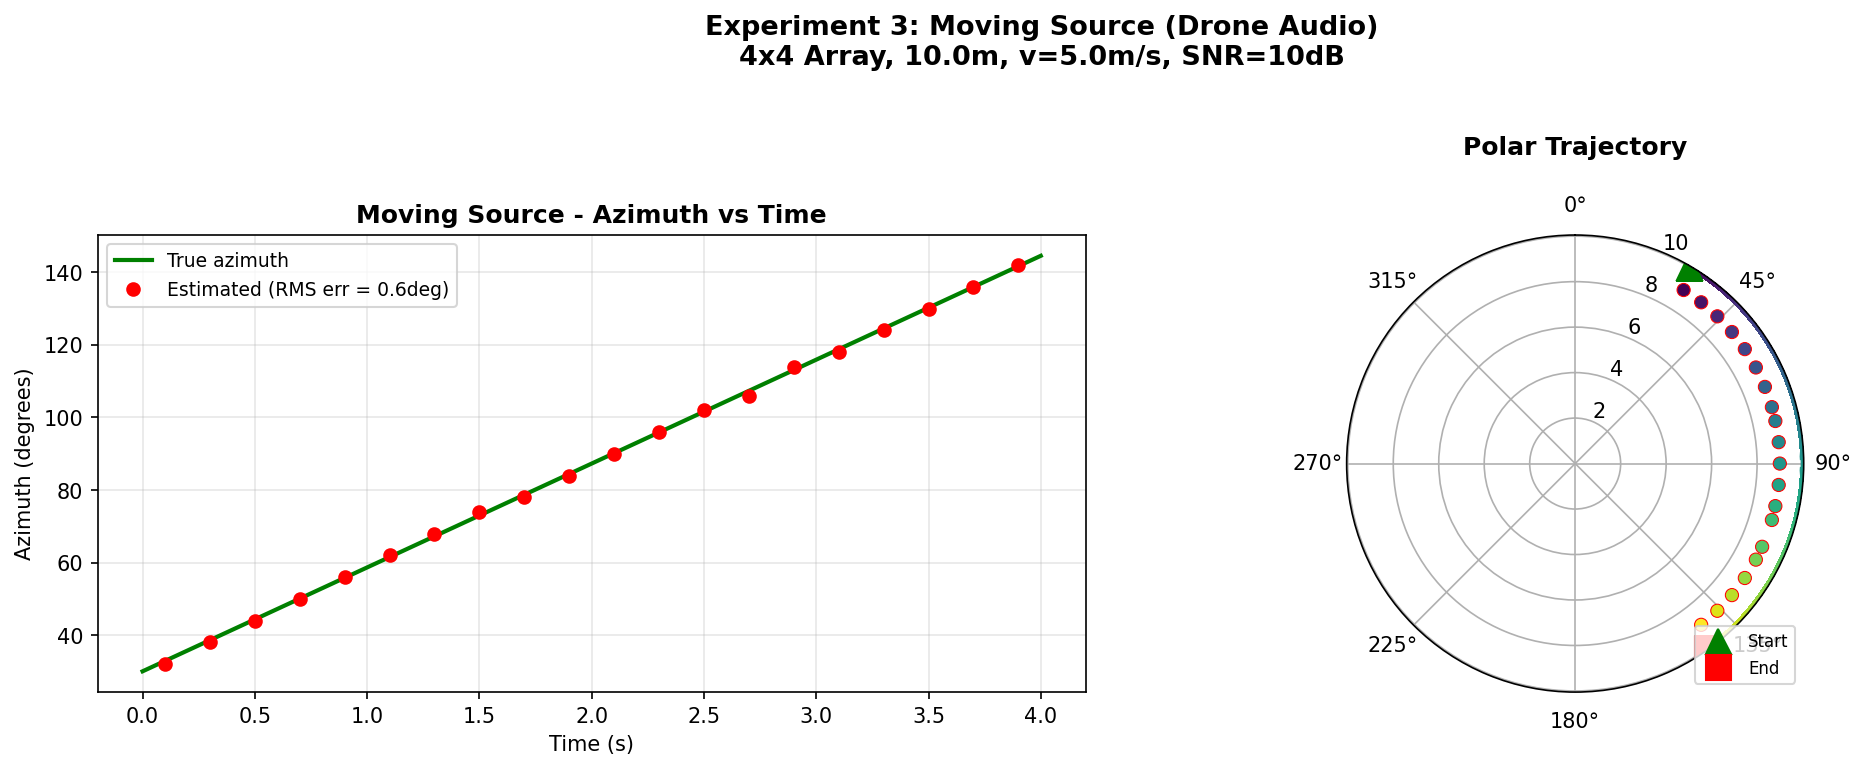

Here is the Python script that generated this plot:
"""
Experiment 3: Single Moving Source

Single drone audio source starting at 30deg, 10m, moving at 5 m/s tangential
velocity. Uses real drone WAV recording as the source signal.
Processes signal in 0.2s windows and tracks azimuth over time.
Generates azimuth-vs-time + polar trajectory (1x2 figure).
"""

import numpy as np
import matplotlib.pyplot as plt
import os

from sim_common import (
    load_source_wav, get_mic_positions_4x4, beamforming_scan, detect_peaks,
    SOURCE_AZIMUTH_INITIAL, SOURCE_DISTANCE, SOURCE_VELOCITY, SNR_DB,
    MIC_SPACING, SIMULATION_DURATION, TIME_WINDOW, SAMPLE_RATE, CHANNELS,
    SPEED_OF_SOUND
)


def simulate_moving_source(duration, initial_azimuth_deg, distance, velocity):
    """
    Simulate a source moving at constant tangential velocity around the array.

    Uses the real drone WAV recording as source signal.
    The source stays at constant distance and sweeps in azimuth.
    Angular velocity = velocity / distance (rad/s).

    Returns:
        time_axis: Time vector
        mic_signals: [samples, channels]
        true_azimuths: True azimuth at each sample
    """
    mic_positions = get_mic_positions_4x4()
    num_samples = int(duration * SAMPLE_RATE)
    t = np.linspace(0, duration, num_samples, endpoint=False)

    # Angular velocity in deg/s
    angular_velocity = np.degrees(velocity / distance)
    true_azimuths = initial_azimuth_deg + angular_velocity * t

    # Load drone WAV as source signal (looped to match duration)
    _, source_signal = load_source_wav(duration=duration)

    signal_power = np.mean(source_signal ** 2)
    noise_power = signal_power / (10 ** (SNR_DB / 10))
    noise_std = np.sqrt(noise_power)

    mic_signals = np.zeros((num_samples, CHANNELS))

    for ch in range(CHANNELS):
        pos = np.array(mic_positions[ch])
        ch_signal = np.zeros(num_samples)

        for i in range(num_samples):
            az_rad = np.radians(90 - true_azimuths[i])
            source_dir = np.array([np.cos(az_rad), np.sin(az_rad)])
            distance_proj = np.dot(pos, source_dir)

            # Fractional delay via linear interpolation
            time_delay = distance_proj / SPEED_OF_SOUND
            delay_samples_frac = time_delay * SAMPLE_RATE
            src_idx = i + delay_samples_frac

            idx_low = int(np.floor(src_idx))
            frac = src_idx - idx_low

            if 0 <= idx_low < num_samples - 1:
                ch_signal[i] = ((1 - frac) * source_signal[idx_low] +
                                frac * source_signal[idx_low + 1])
            elif idx_low == num_samples - 1:
                ch_signal[i] = source_signal[idx_low]

            mic_distance = distance + distance_proj
            ch_signal[i] *= distance / mic_distance

        noise = np.random.randn(num_samples) * noise_std
        mic_signals[:, ch] = ch_signal + noise

    return t, mic_signals, true_azimuths


def main():
    np.random.seed(42)

    angular_vel = np.degrees(SOURCE_VELOCITY / SOURCE_DISTANCE)

    print("=" * 60)
    print("EXPERIMENT 3: Single Moving Source")
    print(f"  Initial azimuth = {SOURCE_AZIMUTH_INITIAL}deg, "
          f"Distance = {SOURCE_DISTANCE}m")
    print(f"  Tangential velocity = {SOURCE_VELOCITY} m/s "
          f"(angular vel = {angular_vel:.1f} deg/s)")
    print(f"  Duration = {SIMULATION_DURATION}s, Window = {TIME_WINDOW}s")
    print(f"  SNR = {SNR_DB}dB, Mic spacing = {MIC_SPACING*1000:.0f}mm")
    print("=" * 60)

    t, mic_signals, true_azimuths = simulate_moving_source(
        SIMULATION_DURATION, SOURCE_AZIMUTH_INITIAL, SOURCE_DISTANCE,
        SOURCE_VELOCITY)

    # Process in time windows
    window_samples = int(TIME_WINDOW * SAMPLE_RATE)
    num_windows = len(t) // window_samples
    time_centers = []
    estimated_azimuths = []
    true_az_centers = []

    for w in range(num_windows):
        start = w * window_samples
        end = start + window_samples
        segment = mic_signals[start:end, :]

        az_scan, power = beamforming_scan(segment)
        peaks, _ = detect_peaks(az_scan, power)

        t_center = (t[start] + t[end - 1]) / 2
        true_az_center = true_azimuths[start + window_samples // 2]
        time_centers.append(t_center)
        true_az_centers.append(true_az_center)

        if len(peaks) > 0:
            estimated_azimuths.append(peaks[0]['azimuth'])
        else:
            estimated_azimuths.append(np.nan)

    time_centers = np.array(time_centers)
    estimated_azimuths = np.array(estimated_azimuths)
    true_az_centers = np.array(true_az_centers)

    # RMS error (ignoring NaN)
    valid = ~np.isnan(estimated_azimuths)
    if np.any(valid):
        errors = np.abs(estimated_azimuths[valid] - true_az_centers[valid])
        errors = np.where(errors > 180, 360 - errors, errors)
        rms_error = np.sqrt(np.mean(errors ** 2))
        print(f"\n  RMS tracking error: {rms_error:.1f}deg")
        print(f"  Valid detections: {np.sum(valid)}/{num_windows}")
    else:
        rms_error = np.nan
        print("\n  No valid detections!")

    # ── Plot: 1x2 figure ───────────────────────────────────────────────
    fig, (ax3, _) = plt.subplots(1, 2, figsize=(14, 5))
    _.remove()
    ax3p = fig.add_subplot(1, 2, 2, projection='polar')

    # Azimuth vs time
    ax3.plot(t, true_azimuths, 'g-', linewidth=2, label='True azimuth')
    valid_mask = ~np.isnan(estimated_azimuths)
    ax3.plot(time_centers[valid_mask], estimated_azimuths[valid_mask], 'ro',
             markersize=6, label=f'Estimated (RMS err = {rms_error:.1f}deg)')
    ax3.set_xlabel('Time (s)')
    ax3.set_ylabel('Azimuth (degrees)')
    ax3.set_title('Moving Source - Azimuth vs Time',
                  fontsize=12, weight='bold')
    ax3.legend(loc='upper left', fontsize=9)
    ax3.grid(True, alpha=0.3)

    # Polar trajectory
    ax3p.set_theta_zero_location('N')
    ax3p.set_theta_direction(-1)

    # Time-coded trajectory
    cmap = plt.cm.viridis
    norm = plt.Normalize(t[0], t[-1])
    for i in range(len(t) - 1):
        ax3p.plot([np.radians(true_azimuths[i]),
                   np.radians(true_azimuths[i + 1])],
                  [SOURCE_DISTANCE, SOURCE_DISTANCE],
                  color=cmap(norm(t[i])), linewidth=2)

    ax3p.plot(np.radians(true_azimuths[0]), SOURCE_DISTANCE, 'g^',
              markersize=12, label='Start')
    ax3p.plot(np.radians(true_azimuths[-1]), SOURCE_DISTANCE, 'rs',
              markersize=12, label='End')

    if np.any(valid_mask):
        ax3p.scatter(np.radians(estimated_azimuths[valid_mask]),
                     np.full(np.sum(valid_mask), SOURCE_DISTANCE * 0.9),
                     c=time_centers[valid_mask], cmap='viridis', s=40,
                     zorder=5, edgecolors='red', linewidths=0.5)

    ax3p.set_title('Polar Trajectory', fontsize=12, weight='bold', pad=20)
    ax3p.legend(loc='lower right', fontsize=8)

    fig.suptitle(
        f'Experiment 3: Moving Source (Drone Audio)\n'
        f'4x4 Array, {SOURCE_DISTANCE}m, v={SOURCE_VELOCITY}m/s, SNR={SNR_DB}dB',
        fontsize=13, weight='bold', y=1.02)

    plt.tight_layout()
    output_file = os.path.join(os.path.dirname(os.path.abspath(__file__)),
                               'exp3_moving_source.png')
    plt.savefig(output_file, dpi=150, bbox_inches='tight')
    print(f"\n  Saved plot to: {output_file}")
    plt.show()


if __name__ == "__main__":
    main()
